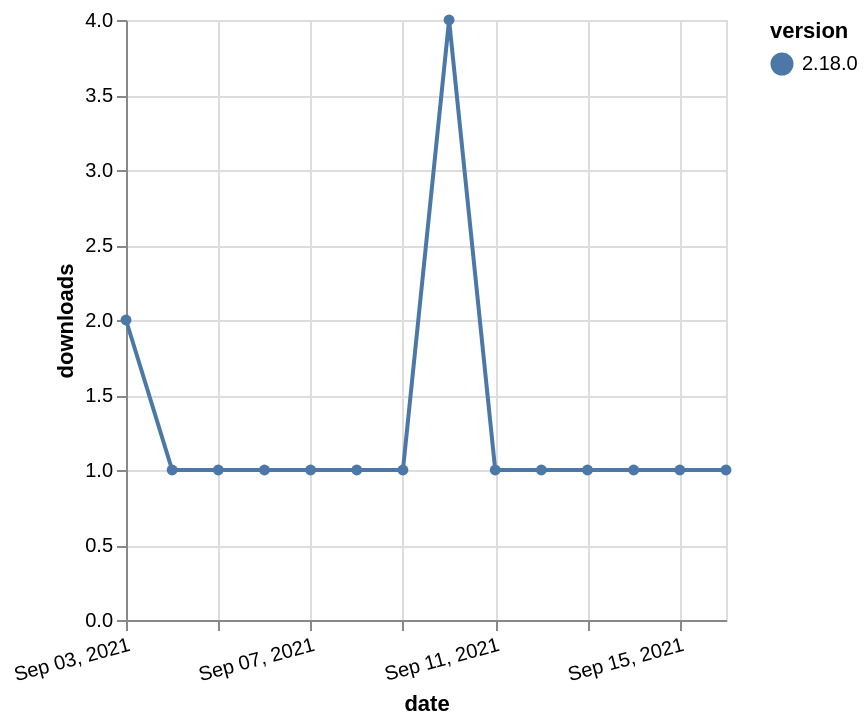

Vega-Lite specification for this chart:
### Vega-Lite specification from a JSON file in a GitHub repository (floating-point values rounded to 4 significant figures)
{"$schema": "https://vega.github.io/schema/vega-lite/v5.json", "description": "A simple bar chart with embedded data.", "data": {"values": [{"date": "2021-09-03", "total": 515, "delta": 2, "version": "2.18.0"}, {"date": "2021-09-04", "total": 516, "delta": 1, "version": "2.18.0"}, {"date": "2021-09-05", "total": 517, "delta": 1, "version": "2.18.0"}, {"date": "2021-09-06", "total": 518, "delta": 1, "version": "2.18.0"}, {"date": "2021-09-07", "total": 519, "delta": 1, "version": "2.18.0"}, {"date": "2021-09-08", "total": 520, "delta": 1, "version": "2.18.0"}, {"date": "2021-09-09", "total": 521, "delta": 1, "version": "2.18.0"}, {"date": "2021-09-10", "total": 525, "delta": 4, "version": "2.18.0"}, {"date": "2021-09-11", "total": 526, "delta": 1, "version": "2.18.0"}, {"date": "2021-09-12", "total": 527, "delta": 1, "version": "2.18.0"}, {"date": "2021-09-13", "total": 528, "delta": 1, "version": "2.18.0"}, {"date": "2021-09-14", "total": 529, "delta": 1, "version": "2.18.0"}, {"date": "2021-09-15", "total": 530, "delta": 1, "version": "2.18.0"}, {"date": "2021-09-16", "total": 531, "delta": 1, "version": "2.18.0"}]}, "width": "container", "mark": {"type": "line", "point": {"filled": true}}, "encoding": {"x": {"field": "date", "type": "temporal", "timeUnit": "yearmonthdate", "title": "date", "axis": {"labelAngle": -15}}, "y": {"field": "delta", "type": "quantitative", "title": "downloads"}, "color": {"field": "version", "type": "nominal"}, "tooltip": {"field": "delta"}}}
